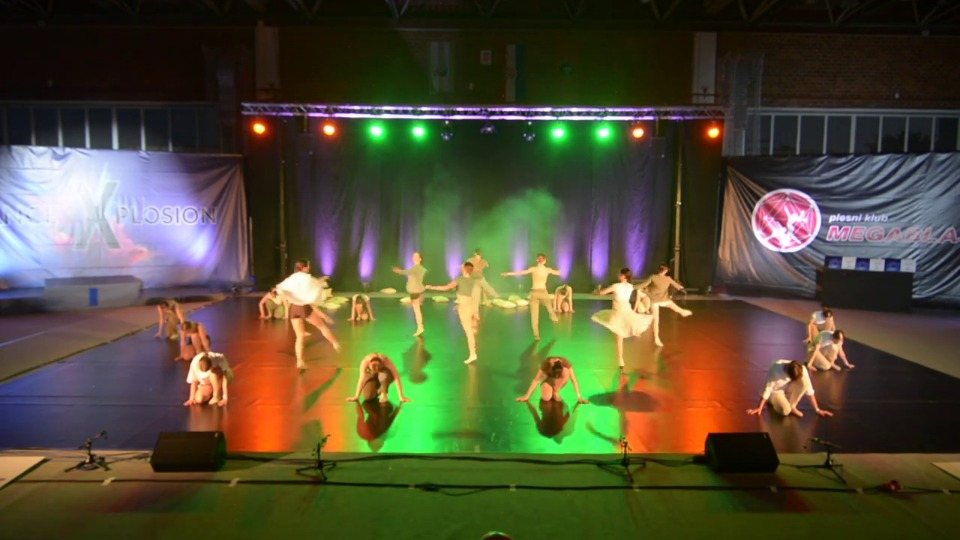
#> input picture Experiment/lighting_expansion_300/notebook_media/source_frame.jpg, 960 x 540 px, given in place of frame_003468.png, which was not available
$ python render_comparisons.py
#> lines starting #> are read from the running program, lines starting #| are printed output that depends on the picture
#> (reads experiments/final_data_review/sample.csv from the repository)
#> (reads experiments/final_data_review/comparison.json from the repository)
#> in make_sheet, `sheet = Image.new("RGB", (1200, 688), "#162033")`:
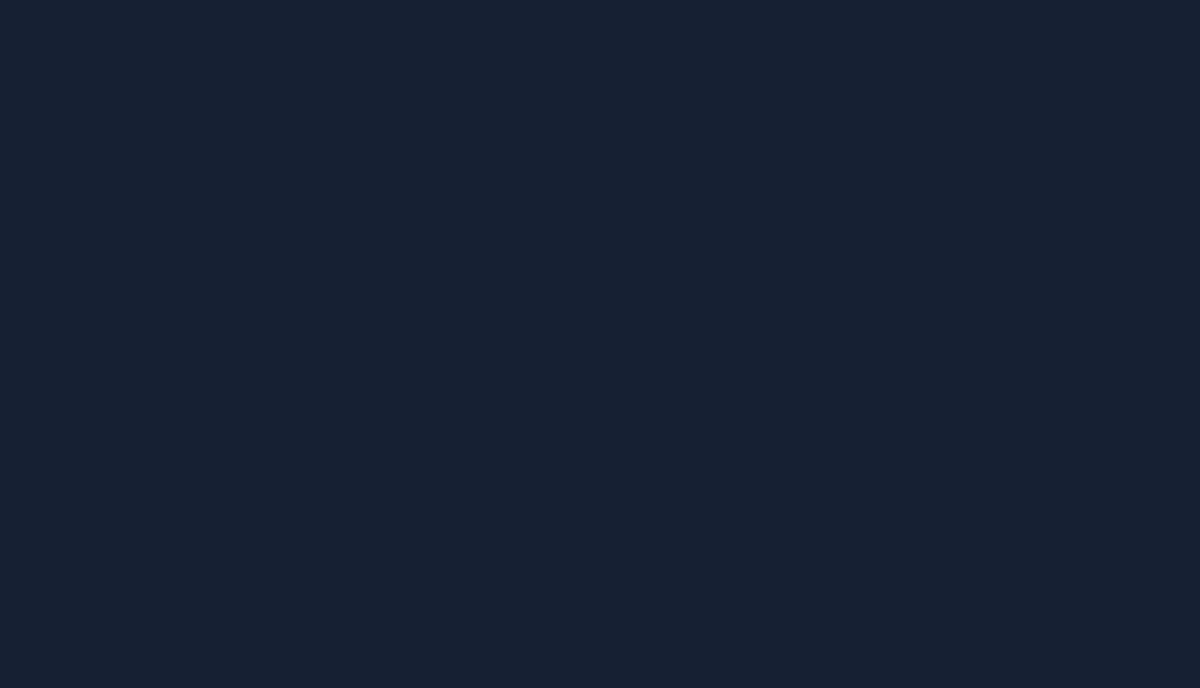
#> sheet: PIL image 1200x688 RGB; mean R, G, B 22, 32, 51
"""Render side-by-side evidence for selected review disagreements."""
import csv
import json
import math
from pathlib import Path

from PIL import Image, ImageDraw

ROOT = Path(__file__).resolve().parents[2]
HERE = Path(__file__).resolve().parent
WORK = ROOT / "build/final_data_review"
BLIND = "#62e8d6"
PRIOR = "#ffc15e"


def draw_panel(sheet, tile, frame, record):
#> called with tile = 0
    x, y = (tile % 3) * 400, (tile // 3) * 344
    boxes = [box for box in (record["blind_box"], record.get("prior_box")) if box]
#> boxes = [[648, 428, 705, 519], [648.5, 436.6, 705.7, 537.6]]
    center_x, center_y, width = 714, 490, 200
    if boxes:
        a, b = min(box[0] for box in boxes), min(box[1] for box in boxes)
#> a = 648; b = 428
        c, d = max(box[2] for box in boxes), max(box[3] for box in boxes)
#> c = 705.7; d = 537.6
        center_x, center_y = round((a+c)/2), round((b+d)/2)
#> center_x = 677; center_y = 483
        width = math.ceil(max(200, c-a+30, (d-b+30)*10/7))
#> width = 200
    height = round(width*.7)
#> height = 140
    left = min(1280-width, max(0, center_x-width//2))
#> left = 577
    top = min(720-height, max(0, center_y-height//2))
#> top = 413
    sx, sy = 400/width, 280/height
#> sx = 2; sy = 2
    with Image.open(ROOT / frame["path"]) as source:
#> source is the input picture: PIL image 960x540 RGB; mean R, G, B 81.4, 77.4, 53.6
        crop = source.crop((left, top, left + width, top + height)).resize((400, 280))
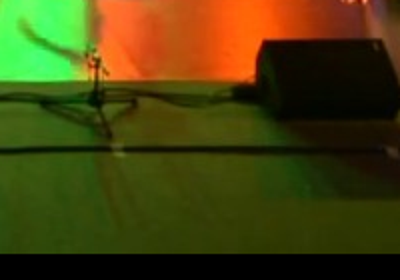
#> crop: PIL image 400x280 RGB; mean R, G, B 69.7, 65.1, 13.3
    draw = ImageDraw.Draw(crop)
    for box, point, color in (
        (record.get("prior_box"), record.get("prior_point"), PRIOR),
        (record["blind_box"], record["blind_point"], BLIND),
    ):
        if box:
            draw.rectangle(tuple(round((value-offset)*scale) for value, offset, scale in
                                 zip(box, (left, top, left, top), (sx, sy, sx, sy))),
                           outline=color, width=3)
        if point:
            px, py = round((point[0]-left)*sx), round((point[1]-top)*sy)
            draw.ellipse((px-5, py-5, px+5, py+5), fill=color, outline="black", width=1)
#> this loop made 2 passes
#> (box, point, color, px, py) on passes 1 to 2: ([648.5, 436.6, 705.7, 537.6], [678, 533], '#ffc15e', 202, 240), ([648, 428, 705, 519], [680, 516], '#62e8d6', 206, 206)
    sheet.paste(crop, (x, y + 64))
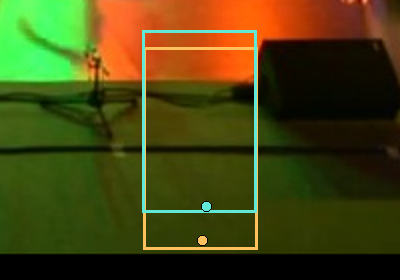
#> crop: PIL image 400x280 RGB; mean R, G, B 71.2, 69.2, 17.6
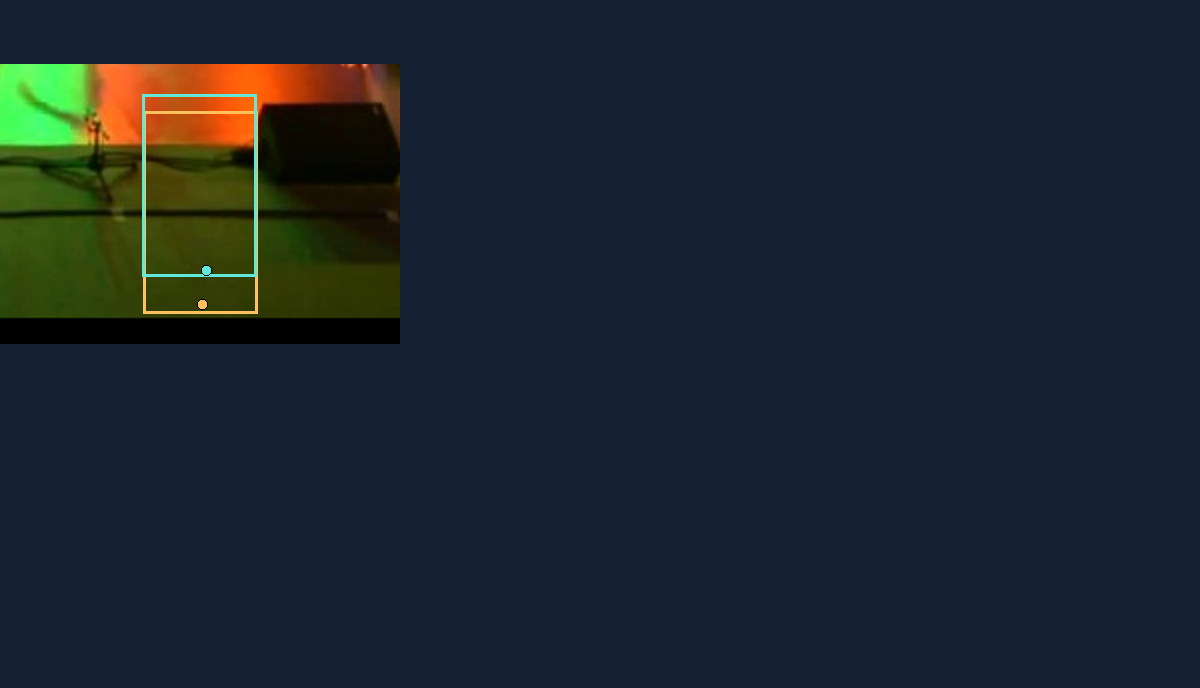
#> sheet: PIL image 1200x688 RGB; mean R, G, B 28.7, 37, 46.5
    labels = ImageDraw.Draw(sheet)
    distance = record.get("point_distance_px")
#> distance = 17.12
    diagnostic = f"{distance:.1f} px" if distance is not None and record["match"] == "matched" else record["match"].replace("_", " ")
#> diagnostic = '17.1 px'
    labels.text((x + 12, y + 6), f'Frame {record["source_frame"]}  ·  {diagnostic}', fill="white", font_size=18)
    labels.text((x + 12, y + 35), f'Blind  {record["blind_contact"]}', fill=BLIND, font_size=14)
    labels.text((x + 190, y + 35), f'Existing  {record.get("prior_contact", "n/a")}', fill=PRIOR, font_size=14)


def make_sheet(frames, records, chosen, dest):
    sheet = Image.new("RGB", (1200, 688), "#162033")
    for tile, frame in enumerate(chosen):
        draw_panel(sheet, tile, frames[frame], records[frame])
#> pass 2 of the loop in make_sheet, `for tile, frame in enumerate(chosen):`:
#> boxes = [[915, 382, 1014, 545], [921, 383.3, 1015.3, 546.2]]
#> a = 915; b = 382
#> c = 1015.3; d = 546.2
#> center_x = 965; center_y = 464
#> width = 278
#> height = 195
#> left = 826
#> top = 367
#> sx = 1.44
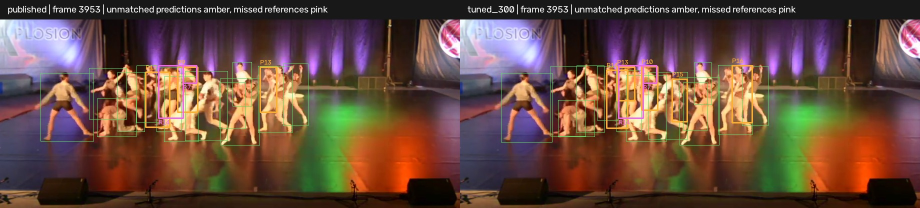
#> input picture experiments/error_analysis/frame_3953.jpg, 1840 x 415 px, given in place of frame_003733.png, which was not available (shown at 1/2 size)
#> in draw_panel, source is the input picture: PIL image 1840x415 RGB; mean R, G, B 103.6, 75.1, 63.8
#> in draw_panel (call 2), `crop = source.crop((left, top, left + width, top + height)).resize((40..`:
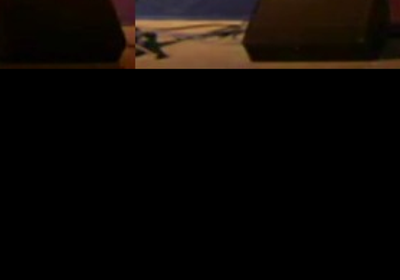
#> crop: PIL image 400x280 RGB; mean R, G, B 11.8, 7.9, 5
#> the loop in draw_panel (call 2), `for box, point, color in ( (record.get("prior_box"), record.get("prior..` made 2 passes
#> (box, point, color, px, py) on pass 2: ([915, 382, 1014, 545], [1007, 541], '#62e8d6', 260, 250)
#> in draw_panel (call 2), `sheet.paste(crop, (x, y + 64))`:
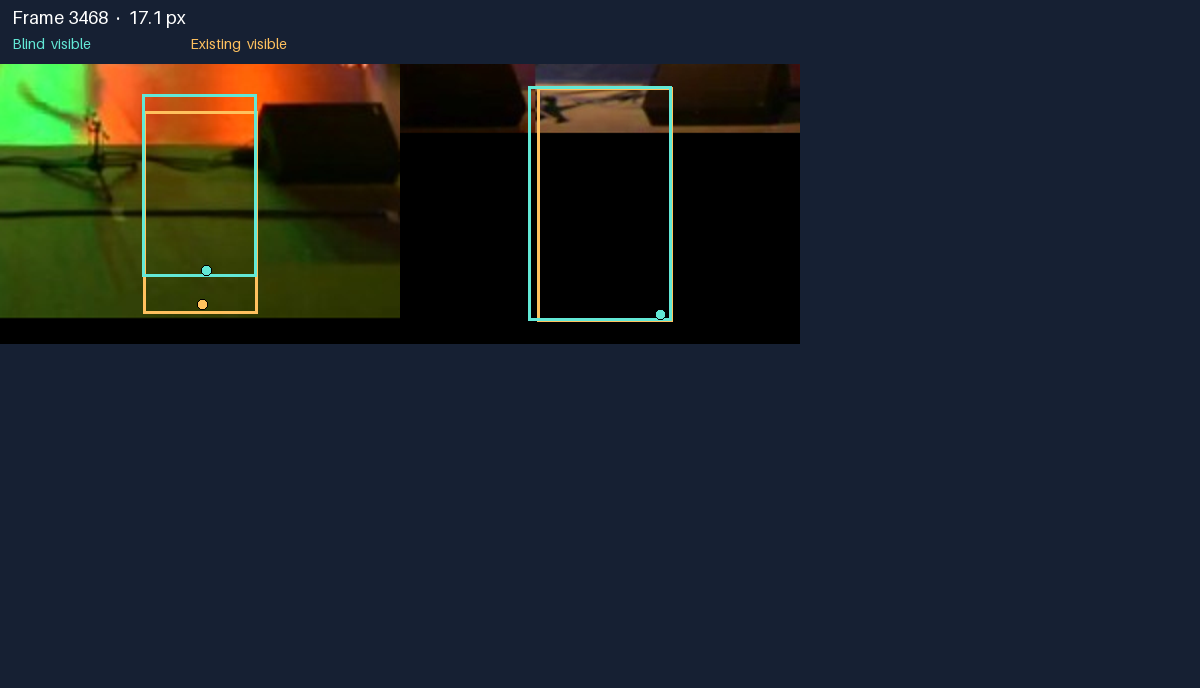
#> sheet: PIL image 1200x688 RGB; mean R, G, B 28.1, 34.9, 41.1
#> diagnostic = 'matched'
    sheet.save(dest, quality=92)


def main():
    with (HERE / "sample.csv").open(newline="", encoding="utf-8") as handle:
        frames = {int(row["source_frame"]): row for row in csv.DictReader(handle)}
    data = json.loads((HERE / "comparison.json").read_text(encoding="utf-8"))
    records = {row["source_frame"]: row for row in data["per_frame"]}
    WORK.mkdir(parents=True, exist_ok=True)
    make_sheet(frames, records, [3468, 3733, 4096, 4261, 4980, 5422], WORK / "comparison_1.jpg")
    make_sheet(frames, records, [5473, 5524, 5626, 5651, 5670, 5131], WORK / "comparison_2.jpg")
    make_sheet(frames, records, [3468, 3733, 4096, 4980, 5422, 5524], HERE / "review_examples.jpg")


if __name__ == "__main__":
#> (the run stopped early here; a loop or call above may not have finished)
